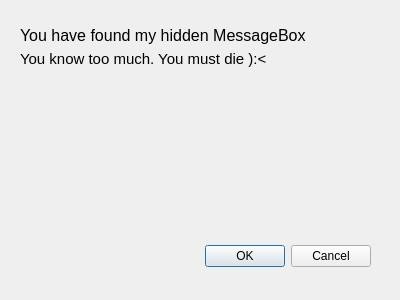
<?xml version="1.0" encoding="UTF-8"?>
<ui version="4.0">
 <class>Dialog</class>
 <widget class="QDialog" name="Dialog">
  <property name="geometry">
   <rect>
    <x>0</x>
    <y>0</y>
    <width>400</width>
    <height>300</height>
   </rect>
  </property>
  <property name="windowTitle">
   <string>Dialog</string>
  </property>
  <widget class="QDialogButtonBox" name="buttonBox">
   <property name="geometry">
    <rect>
     <x>30</x>
     <y>240</y>
     <width>341</width>
     <height>32</height>
    </rect>
   </property>
   <property name="orientation">
    <enum>Qt::Horizontal</enum>
   </property>
   <property name="standardButtons">
    <set>QDialogButtonBox::Cancel|QDialogButtonBox::Ok</set>
   </property>
  </widget>
  <widget class="QLabel" name="label">
   <property name="geometry">
    <rect>
     <x>20</x>
     <y>20</y>
     <width>471</width>
     <height>31</height>
    </rect>
   </property>
   <property name="font">
    <font>
     <pointsize>12</pointsize>
    </font>
   </property>
   <property name="text">
    <string>You have found my hidden MessageBox</string>
   </property>
  </widget>
  <widget class="QLabel" name="label_2">
   <property name="geometry">
    <rect>
     <x>20</x>
     <y>50</y>
     <width>311</width>
     <height>17</height>
    </rect>
   </property>
   <property name="font">
    <font>
     <pointsize>11</pointsize>
    </font>
   </property>
   <property name="text">
    <string>You know too much. You must die ):&lt;</string>
   </property>
  </widget>
 </widget>
 <resources/>
 <connections>
  <connection>
   <sender>buttonBox</sender>
   <signal>accepted()</signal>
   <receiver>Dialog</receiver>
   <slot>accept()</slot>
   <hints>
    <hint type="sourcelabel">
     <x>248</x>
     <y>254</y>
    </hint>
    <hint type="destinationlabel">
     <x>157</x>
     <y>274</y>
    </hint>
   </hints>
  </connection>
  <connection>
   <sender>buttonBox</sender>
   <signal>rejected()</signal>
   <receiver>Dialog</receiver>
   <slot>reject()</slot>
   <hints>
    <hint type="sourcelabel">
     <x>316</x>
     <y>260</y>
    </hint>
    <hint type="destinationlabel">
     <x>286</x>
     <y>274</y>
    </hint>
   </hints>
  </connection>
 </connections>
</ui>
